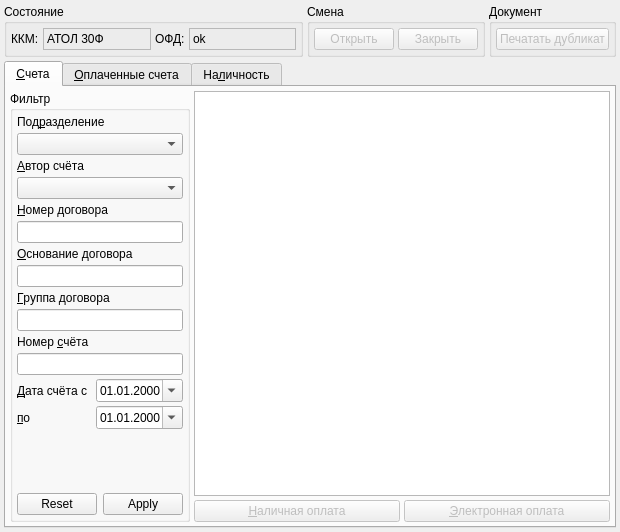
<?xml version="1.0" encoding="UTF-8"?>
<ui version="4.0">
 <class>CCashRegister</class>
 <widget class="QDialog" name="CCashRegister">
  <property name="geometry">
   <rect>
    <x>0</x>
    <y>0</y>
    <width>620</width>
    <height>532</height>
   </rect>
  </property>
  <property name="windowTitle">
   <string>Dialog</string>
  </property>
  <layout class="QGridLayout" name="gridLayout">
   <property name="margin">
    <number>4</number>
   </property>
   <property name="spacing">
    <number>4</number>
   </property>
   <item row="0" column="0">
    <widget class="QGroupBox" name="grpState">
     <property name="title">
      <string>Состояние</string>
     </property>
     <layout class="QGridLayout" name="gridLayout_2">
      <property name="margin">
       <number>4</number>
      </property>
      <property name="spacing">
       <number>4</number>
      </property>
      <item row="0" column="0">
       <widget class="QLabel" name="lblModel">
        <property name="sizePolicy">
         <sizepolicy hsizetype="Maximum" vsizetype="Preferred">
          <horstretch>0</horstretch>
          <verstretch>0</verstretch>
         </sizepolicy>
        </property>
        <property name="text">
         <string>ККМ:</string>
        </property>
        <property name="textInteractionFlags">
         <set>Qt::NoTextInteraction</set>
        </property>
       </widget>
      </item>
      <item row="0" column="1">
       <widget class="QLabel" name="lblModelValue">
        <property name="sizePolicy">
         <sizepolicy hsizetype="MinimumExpanding" vsizetype="Preferred">
          <horstretch>0</horstretch>
          <verstretch>0</verstretch>
         </sizepolicy>
        </property>
        <property name="minimumSize">
         <size>
          <width>100</width>
          <height>0</height>
         </size>
        </property>
        <property name="frameShape">
         <enum>QFrame::StyledPanel</enum>
        </property>
        <property name="text">
         <string>АТОЛ 30Ф</string>
        </property>
       </widget>
      </item>
      <item row="0" column="2">
       <widget class="QLabel" name="lblOfdExchange">
        <property name="sizePolicy">
         <sizepolicy hsizetype="Maximum" vsizetype="Preferred">
          <horstretch>0</horstretch>
          <verstretch>0</verstretch>
         </sizepolicy>
        </property>
        <property name="text">
         <string>ОФД:</string>
        </property>
        <property name="textInteractionFlags">
         <set>Qt::NoTextInteraction</set>
        </property>
       </widget>
      </item>
      <item row="0" column="3">
       <widget class="QLabel" name="lblOfdExchangeValue">
        <property name="sizePolicy">
         <sizepolicy hsizetype="MinimumExpanding" vsizetype="Preferred">
          <horstretch>0</horstretch>
          <verstretch>0</verstretch>
         </sizepolicy>
        </property>
        <property name="minimumSize">
         <size>
          <width>100</width>
          <height>0</height>
         </size>
        </property>
        <property name="frameShape">
         <enum>QFrame::StyledPanel</enum>
        </property>
        <property name="text">
         <string>ok</string>
        </property>
       </widget>
      </item>
     </layout>
    </widget>
   </item>
   <item row="0" column="1">
    <widget class="QGroupBox" name="grpSession">
     <property name="sizePolicy">
      <sizepolicy hsizetype="Maximum" vsizetype="Preferred">
       <horstretch>0</horstretch>
       <verstretch>0</verstretch>
      </sizepolicy>
     </property>
     <property name="title">
      <string>Смена</string>
     </property>
     <layout class="QGridLayout" name="gridLayout_3">
      <property name="margin">
       <number>4</number>
      </property>
      <property name="spacing">
       <number>4</number>
      </property>
      <item row="0" column="0">
       <widget class="QPushButton" name="btnOpenSession">
        <property name="enabled">
         <bool>false</bool>
        </property>
        <property name="text">
         <string>Открыть</string>
        </property>
       </widget>
      </item>
      <item row="0" column="1">
       <widget class="QPushButton" name="btnCloseSession">
        <property name="enabled">
         <bool>false</bool>
        </property>
        <property name="text">
         <string>Закрыть</string>
        </property>
       </widget>
      </item>
     </layout>
    </widget>
   </item>
   <item row="0" column="2">
    <widget class="QGroupBox" name="grpDoc">
     <property name="sizePolicy">
      <sizepolicy hsizetype="Maximum" vsizetype="Preferred">
       <horstretch>0</horstretch>
       <verstretch>0</verstretch>
      </sizepolicy>
     </property>
     <property name="title">
      <string>Документ</string>
     </property>
     <layout class="QGridLayout" name="gridLayout_9">
      <property name="margin">
       <number>4</number>
      </property>
      <property name="spacing">
       <number>4</number>
      </property>
      <item row="0" column="0">
       <widget class="QPushButton" name="btnPrintDuplicate">
        <property name="enabled">
         <bool>false</bool>
        </property>
        <property name="text">
         <string>Печатать дубликат</string>
        </property>
       </widget>
      </item>
     </layout>
    </widget>
   </item>
   <item row="1" column="0" colspan="3">
    <widget class="QTabWidget" name="tabMain">
     <property name="currentIndex">
      <number>0</number>
     </property>
     <property name="documentMode">
      <bool>false</bool>
     </property>
     <widget class="QWidget" name="tabAccounts">
      <attribute name="title">
       <string>&amp;Счета</string>
      </attribute>
      <layout class="QGridLayout" name="gridLayout_5">
       <property name="margin">
        <number>4</number>
       </property>
       <property name="spacing">
        <number>4</number>
       </property>
       <item row="0" column="1" colspan="2">
        <widget class="CInDocTableView" name="tblAccounts"/>
       </item>
       <item row="1" column="1">
        <widget class="QPushButton" name="btnCashPayment">
         <property name="enabled">
          <bool>false</bool>
         </property>
         <property name="sizePolicy">
          <sizepolicy hsizetype="Preferred" vsizetype="Fixed">
           <horstretch>0</horstretch>
           <verstretch>0</verstretch>
          </sizepolicy>
         </property>
         <property name="text">
          <string>&amp;Наличная оплата</string>
         </property>
        </widget>
       </item>
       <item row="1" column="2">
        <widget class="QPushButton" name="btnCardPayment">
         <property name="enabled">
          <bool>false</bool>
         </property>
         <property name="sizePolicy">
          <sizepolicy hsizetype="Preferred" vsizetype="Fixed">
           <horstretch>0</horstretch>
           <verstretch>0</verstretch>
          </sizepolicy>
         </property>
         <property name="text">
          <string>&amp;Электронная оплата</string>
         </property>
        </widget>
       </item>
       <item row="0" column="0" rowspan="2">
        <widget class="QGroupBox" name="grpAccounts">
         <property name="sizePolicy">
          <sizepolicy hsizetype="Fixed" vsizetype="Preferred">
           <horstretch>0</horstretch>
           <verstretch>0</verstretch>
          </sizepolicy>
         </property>
         <property name="title">
          <string>Фильтр</string>
         </property>
         <layout class="QGridLayout" name="gridLayout_6">
          <property name="margin">
           <number>4</number>
          </property>
          <property name="spacing">
           <number>4</number>
          </property>
          <item row="4" column="0" colspan="2">
           <widget class="QLabel" name="lblAccountContractNumber">
            <property name="sizePolicy">
             <sizepolicy hsizetype="Preferred" vsizetype="Preferred">
              <horstretch>0</horstretch>
              <verstretch>0</verstretch>
             </sizepolicy>
            </property>
            <property name="text">
             <string>&amp;Номер договора</string>
            </property>
            <property name="buddy">
             <cstring>edtAccountContractNumber</cstring>
            </property>
           </widget>
          </item>
          <item row="20" column="0" colspan="2">
           <widget class="CApplyResetDialogButtonBox" name="buttonBoxAccounts">
            <property name="standardButtons">
             <set>QDialogButtonBox::Apply|QDialogButtonBox::Reset</set>
            </property>
           </widget>
          </item>
          <item row="11" column="0" colspan="2">
           <widget class="QLineEdit" name="edtAccountNumber"/>
          </item>
          <item row="12" column="1">
           <widget class="CDateEdit" name="edtAccountBegDate">
            <property name="sizePolicy">
             <sizepolicy hsizetype="Maximum" vsizetype="Fixed">
              <horstretch>0</horstretch>
              <verstretch>0</verstretch>
             </sizepolicy>
            </property>
            <property name="displayFormat">
             <string>dd.MM.yyyy</string>
            </property>
            <property name="calendarPopup">
             <bool>true</bool>
            </property>
           </widget>
          </item>
          <item row="10" column="0" colspan="2">
           <widget class="QLabel" name="lblAccountNumber">
            <property name="text">
             <string>Номер &amp;счёта</string>
            </property>
            <property name="buddy">
             <cstring>edtAccountNumber</cstring>
            </property>
           </widget>
          </item>
          <item row="13" column="0">
           <widget class="QLabel" name="lblAccountEndDate">
            <property name="text">
             <string>&amp;по</string>
            </property>
            <property name="buddy">
             <cstring>edtAccountEndDate</cstring>
            </property>
           </widget>
          </item>
          <item row="1" column="0" colspan="2">
           <widget class="COrgStructureComboBox" name="cmbAccountOrgStructure"/>
          </item>
          <item row="7" column="0" colspan="2">
           <widget class="QLineEdit" name="edtAccountContractResolution"/>
          </item>
          <item row="5" column="0" colspan="2">
           <widget class="QLineEdit" name="edtAccountContractNumber"/>
          </item>
          <item row="8" column="0" colspan="2">
           <widget class="QLabel" name="lblAccountContractGrouping">
            <property name="text">
             <string>&amp;Группа договора</string>
            </property>
            <property name="buddy">
             <cstring>edtAccountContractGrouping</cstring>
            </property>
           </widget>
          </item>
          <item row="18" column="0" colspan="2">
           <spacer name="verticalSpacer">
            <property name="orientation">
             <enum>Qt::Vertical</enum>
            </property>
            <property name="sizeHint" stdset="0">
             <size>
              <width>20</width>
              <height>40</height>
             </size>
            </property>
           </spacer>
          </item>
          <item row="13" column="1">
           <widget class="CDateEdit" name="edtAccountEndDate">
            <property name="sizePolicy">
             <sizepolicy hsizetype="Maximum" vsizetype="Fixed">
              <horstretch>0</horstretch>
              <verstretch>0</verstretch>
             </sizepolicy>
            </property>
            <property name="displayFormat">
             <string>dd.MM.yyyy</string>
            </property>
            <property name="calendarPopup">
             <bool>true</bool>
            </property>
           </widget>
          </item>
          <item row="6" column="0" colspan="2">
           <widget class="QLabel" name="lblAccountContractResolution">
            <property name="text">
             <string>&amp;Основание договора</string>
            </property>
            <property name="buddy">
             <cstring>edtAccountContractResolution</cstring>
            </property>
           </widget>
          </item>
          <item row="9" column="0" colspan="2">
           <widget class="QLineEdit" name="edtAccountContractGrouping"/>
          </item>
          <item row="12" column="0">
           <widget class="QLabel" name="lblAccountBegDate">
            <property name="text">
             <string>&amp;Дата счёта c</string>
            </property>
            <property name="buddy">
             <cstring>edtAccountBegDate</cstring>
            </property>
           </widget>
          </item>
          <item row="3" column="0" colspan="2">
           <widget class="CPersonComboBox" name="cmbAccountAuthor"/>
          </item>
          <item row="0" column="0" colspan="2">
           <widget class="QLabel" name="lblAccountOrgStructure">
            <property name="sizePolicy">
             <sizepolicy hsizetype="Preferred" vsizetype="Preferred">
              <horstretch>0</horstretch>
              <verstretch>0</verstretch>
             </sizepolicy>
            </property>
            <property name="minimumSize">
             <size>
              <width>130</width>
              <height>0</height>
             </size>
            </property>
            <property name="text">
             <string>Под&amp;разделение</string>
            </property>
            <property name="buddy">
             <cstring>cmbAccountOrgStructure</cstring>
            </property>
           </widget>
          </item>
          <item row="2" column="0" colspan="2">
           <widget class="QLabel" name="lblAccountAuthor">
            <property name="text">
             <string>&amp;Автор счёта</string>
            </property>
            <property name="buddy">
             <cstring>cmbAccountAuthor</cstring>
            </property>
           </widget>
          </item>
         </layout>
        </widget>
       </item>
      </layout>
     </widget>
     <widget class="QWidget" name="tabPayedAccounts">
      <attribute name="title">
       <string>&amp;Оплаченные счета</string>
      </attribute>
      <layout class="QGridLayout" name="gridLayout_4">
       <property name="margin">
        <number>4</number>
       </property>
       <property name="spacing">
        <number>4</number>
       </property>
       <item row="1" column="1">
        <widget class="QPushButton" name="btnCashRefund">
         <property name="enabled">
          <bool>false</bool>
         </property>
         <property name="text">
          <string>&amp;Наличный возврат</string>
         </property>
        </widget>
       </item>
       <item row="0" column="0" rowspan="2">
        <widget class="QGroupBox" name="grpPayedAccounts">
         <property name="sizePolicy">
          <sizepolicy hsizetype="Fixed" vsizetype="Preferred">
           <horstretch>0</horstretch>
           <verstretch>0</verstretch>
          </sizepolicy>
         </property>
         <property name="title">
          <string>Фильтр</string>
         </property>
         <layout class="QGridLayout" name="gridLayout_7">
          <property name="margin">
           <number>4</number>
          </property>
          <property name="spacing">
           <number>4</number>
          </property>
          <item row="13" column="0">
           <widget class="QLabel" name="lblPayedAccountEndDate">
            <property name="text">
             <string>&amp;по</string>
            </property>
            <property name="buddy">
             <cstring>edtPayedAccountEndDate</cstring>
            </property>
           </widget>
          </item>
          <item row="13" column="1">
           <widget class="CDateEdit" name="edtPayedAccountEndDate">
            <property name="sizePolicy">
             <sizepolicy hsizetype="Maximum" vsizetype="Fixed">
              <horstretch>0</horstretch>
              <verstretch>0</verstretch>
             </sizepolicy>
            </property>
            <property name="displayFormat">
             <string>dd.MM.yyyy</string>
            </property>
            <property name="calendarPopup">
             <bool>true</bool>
            </property>
           </widget>
          </item>
          <item row="4" column="0" colspan="2">
           <widget class="QLabel" name="lblPayedAccountContractNumber">
            <property name="text">
             <string>&amp;Номер договора</string>
            </property>
            <property name="buddy">
             <cstring>edtPayedAccountContractNumber</cstring>
            </property>
           </widget>
          </item>
          <item row="5" column="0" colspan="2">
           <widget class="QLineEdit" name="edtPayedAccountContractNumber"/>
          </item>
          <item row="6" column="0" colspan="2">
           <widget class="QLabel" name="lblPayedAccountContractResolution">
            <property name="text">
             <string>&amp;Основание договора</string>
            </property>
            <property name="buddy">
             <cstring>edtPayedAccountContractResolution</cstring>
            </property>
           </widget>
          </item>
          <item row="9" column="0" colspan="2">
           <widget class="QLineEdit" name="edtPayedAccountContractGrouping"/>
          </item>
          <item row="18" column="0" colspan="2">
           <spacer name="verticalSpacer_2">
            <property name="orientation">
             <enum>Qt::Vertical</enum>
            </property>
            <property name="sizeHint" stdset="0">
             <size>
              <width>20</width>
              <height>40</height>
             </size>
            </property>
           </spacer>
          </item>
          <item row="12" column="0">
           <widget class="QLabel" name="lblPayedAccountBegDate">
            <property name="text">
             <string>&amp;Дата счёта c</string>
            </property>
            <property name="buddy">
             <cstring>edtPayedAccountBegDate</cstring>
            </property>
           </widget>
          </item>
          <item row="12" column="1">
           <widget class="CDateEdit" name="edtPayedAccountBegDate">
            <property name="sizePolicy">
             <sizepolicy hsizetype="Maximum" vsizetype="Fixed">
              <horstretch>0</horstretch>
              <verstretch>0</verstretch>
             </sizepolicy>
            </property>
            <property name="displayFormat">
             <string>dd.MM.yyyy</string>
            </property>
            <property name="calendarPopup">
             <bool>true</bool>
            </property>
           </widget>
          </item>
          <item row="7" column="0" colspan="2">
           <widget class="QLineEdit" name="edtPayedAccountContractResolution"/>
          </item>
          <item row="8" column="0" colspan="2">
           <widget class="QLabel" name="lblPayedAccountContractGrouping">
            <property name="text">
             <string>&amp;Группа договора</string>
            </property>
            <property name="buddy">
             <cstring>edtPayedAccountContractGrouping</cstring>
            </property>
           </widget>
          </item>
          <item row="10" column="0" colspan="2">
           <widget class="QLabel" name="lblPayedAccountNumber">
            <property name="text">
             <string>Номер &amp;счёта</string>
            </property>
            <property name="buddy">
             <cstring>edtPayedAccountNumber</cstring>
            </property>
           </widget>
          </item>
          <item row="11" column="0" colspan="2">
           <widget class="QLineEdit" name="edtPayedAccountNumber"/>
          </item>
          <item row="19" column="0" colspan="2">
           <widget class="CApplyResetDialogButtonBox" name="buttonBoxPayedAccounts">
            <property name="standardButtons">
             <set>QDialogButtonBox::Apply|QDialogButtonBox::Reset</set>
            </property>
           </widget>
          </item>
          <item row="1" column="0" colspan="2">
           <widget class="COrgStructureComboBox" name="cmbPayedAccountOrgStructure"/>
          </item>
          <item row="3" column="0" colspan="2">
           <widget class="CPersonComboBox" name="cmbPayedAccountAuthor"/>
          </item>
          <item row="2" column="0" colspan="2">
           <widget class="QLabel" name="label">
            <property name="text">
             <string>&amp;Автор счёта</string>
            </property>
            <property name="buddy">
             <cstring>cmbPayedAccountAuthor</cstring>
            </property>
           </widget>
          </item>
          <item row="0" column="0" colspan="2">
           <widget class="QLabel" name="lblPayedAccountOrgStructure">
            <property name="sizePolicy">
             <sizepolicy hsizetype="Preferred" vsizetype="Preferred">
              <horstretch>0</horstretch>
              <verstretch>0</verstretch>
             </sizepolicy>
            </property>
            <property name="minimumSize">
             <size>
              <width>130</width>
              <height>0</height>
             </size>
            </property>
            <property name="text">
             <string>Под&amp;разделение</string>
            </property>
            <property name="buddy">
             <cstring>cmbPayedAccountOrgStructure</cstring>
            </property>
           </widget>
          </item>
         </layout>
        </widget>
       </item>
       <item row="1" column="2">
        <widget class="QPushButton" name="btnCardRefund">
         <property name="enabled">
          <bool>false</bool>
         </property>
         <property name="text">
          <string>&amp;Электронный возврат</string>
         </property>
        </widget>
       </item>
       <item row="0" column="1" colspan="2">
        <widget class="CInDocTableView" name="tblPayedAccounts"/>
       </item>
      </layout>
     </widget>
     <widget class="QWidget" name="tabCash">
      <property name="enabled">
       <bool>true</bool>
      </property>
      <attribute name="title">
       <string>На&amp;личность</string>
      </attribute>
      <layout class="QGridLayout" name="gridLayout_8">
       <property name="margin">
        <number>4</number>
       </property>
       <property name="spacing">
        <number>4</number>
       </property>
       <item row="1" column="0" colspan="2">
        <widget class="QPushButton" name="btnPutToCash">
         <property name="text">
          <string>Внести</string>
         </property>
        </widget>
       </item>
       <item row="0" column="1">
        <widget class="QDoubleSpinBox" name="edtCashSum">
         <property name="sizePolicy">
          <sizepolicy hsizetype="Maximum" vsizetype="Fixed">
           <horstretch>0</horstretch>
           <verstretch>0</verstretch>
          </sizepolicy>
         </property>
         <property name="focusPolicy">
          <enum>Qt::NoFocus</enum>
         </property>
         <property name="alignment">
          <set>Qt::AlignRight|Qt::AlignTrailing|Qt::AlignVCenter</set>
         </property>
         <property name="readOnly">
          <bool>true</bool>
         </property>
         <property name="prefix">
          <string notr="true"/>
         </property>
         <property name="decimals">
          <number>2</number>
         </property>
         <property name="maximum">
          <double>99999999.989999994635582</double>
         </property>
        </widget>
       </item>
       <item row="4" column="1">
        <spacer name="verticalSpacer_3">
         <property name="orientation">
          <enum>Qt::Vertical</enum>
         </property>
         <property name="sizeHint" stdset="0">
          <size>
           <width>20</width>
           <height>40</height>
          </size>
         </property>
        </spacer>
       </item>
       <item row="0" column="0">
        <widget class="QLabel" name="lblCashSum">
         <property name="sizePolicy">
          <sizepolicy hsizetype="Maximum" vsizetype="Preferred">
           <horstretch>0</horstretch>
           <verstretch>0</verstretch>
          </sizepolicy>
         </property>
         <property name="text">
          <string>Сумма в кассе </string>
         </property>
        </widget>
       </item>
       <item row="0" column="4">
        <spacer name="horizontalSpacer">
         <property name="orientation">
          <enum>Qt::Horizontal</enum>
         </property>
         <property name="sizeHint" stdset="0">
          <size>
           <width>40</width>
           <height>20</height>
          </size>
         </property>
        </spacer>
       </item>
       <item row="2" column="0" colspan="2">
        <widget class="QPushButton" name="btnTakeFromCash">
         <property name="text">
          <string>Изъять</string>
         </property>
        </widget>
       </item>
      </layout>
     </widget>
    </widget>
   </item>
  </layout>
 </widget>
 <customwidgets>
  <customwidget>
   <class>CInDocTableView</class>
   <extends>QTableView</extends>
   <header location="global">library/InDocTable.h</header>
  </customwidget>
  <customwidget>
   <class>CDateEdit</class>
   <extends>QDateEdit</extends>
   <header location="global">library/DateEdit</header>
  </customwidget>
  <customwidget>
   <class>COrgStructureComboBox</class>
   <extends>QComboBox</extends>
   <header location="global">Orgs/OrgStructComboBoxes.h</header>
  </customwidget>
  <customwidget>
   <class>CPersonComboBox</class>
   <extends>QComboBox</extends>
   <header location="global">Orgs/PersonComboBox.h</header>
  </customwidget>
  <customwidget>
   <class>CApplyResetDialogButtonBox</class>
   <extends>QDialogButtonBox</extends>
   <header location="global">library/DialogButtonBox.h</header>
  </customwidget>
 </customwidgets>
 <tabstops>
  <tabstop>btnOpenSession</tabstop>
  <tabstop>btnCloseSession</tabstop>
  <tabstop>btnPrintDuplicate</tabstop>
  <tabstop>tabMain</tabstop>
  <tabstop>tblAccounts</tabstop>
  <tabstop>btnCashPayment</tabstop>
  <tabstop>btnCardPayment</tabstop>
  <tabstop>cmbAccountOrgStructure</tabstop>
  <tabstop>cmbAccountAuthor</tabstop>
  <tabstop>edtAccountContractNumber</tabstop>
  <tabstop>edtAccountContractResolution</tabstop>
  <tabstop>edtAccountContractGrouping</tabstop>
  <tabstop>edtAccountNumber</tabstop>
  <tabstop>edtAccountBegDate</tabstop>
  <tabstop>edtAccountEndDate</tabstop>
  <tabstop>buttonBoxAccounts</tabstop>
  <tabstop>tblPayedAccounts</tabstop>
  <tabstop>cmbPayedAccountOrgStructure</tabstop>
  <tabstop>cmbPayedAccountAuthor</tabstop>
  <tabstop>edtPayedAccountContractNumber</tabstop>
  <tabstop>edtPayedAccountContractResolution</tabstop>
  <tabstop>edtPayedAccountContractGrouping</tabstop>
  <tabstop>edtPayedAccountNumber</tabstop>
  <tabstop>edtPayedAccountBegDate</tabstop>
  <tabstop>edtPayedAccountEndDate</tabstop>
  <tabstop>buttonBoxPayedAccounts</tabstop>
  <tabstop>btnPutToCash</tabstop>
  <tabstop>btnTakeFromCash</tabstop>
  <tabstop>btnCashRefund</tabstop>
  <tabstop>btnCardRefund</tabstop>
 </tabstops>
 <resources/>
 <connections/>
</ui>
